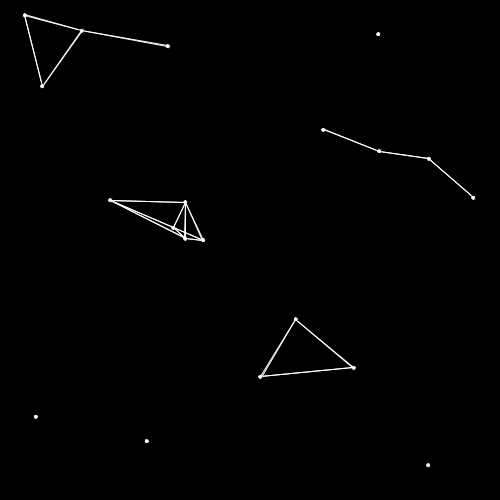
Frame 1 (no input)
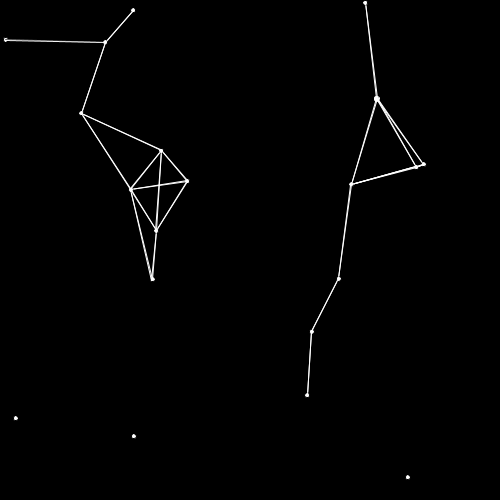
Frame 60 (the mouse pressed at the canvas centre just before this capture)
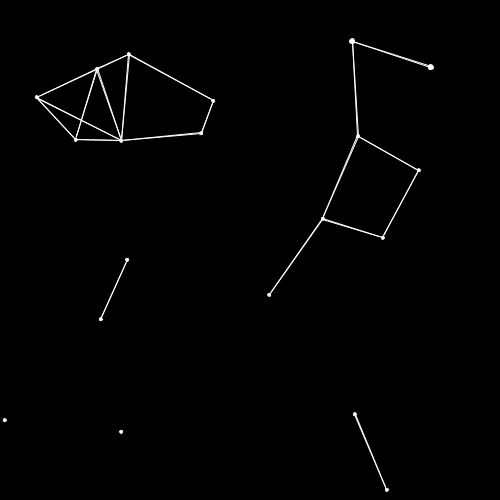
Frame 120 (the mouse held since frame 60 and released just before this capture)

The Processing sketch that drew these frames (run headless with seeded random() and noise(); from frame 60 on, the mouse is pressed at the canvas centre):

// Processing sketch: Week03_5_near_line_color
// ── Week03_5_near_line_color.pde
void setup(){
  size(500,500);
  for(int i=0;i<N;i++){
   x[i] = random(500);
   y[i] = random(500);
   dx[i] =random(-1,+1);
   dy[i]= random(-1,+1);
  //dx = random(-1,+1); //亂數往哪裡跑
  //dy = random(-1,+1); //亂數往哪裡跑
  }
}
int N = 40;
float [] x = new float[N];///float x=250,y=250;
float [] y = new float[N];
float [] dx= new float[N];///float dx=1,dy=1;
float [] dy= new float[N];

void draw(){
  background(0);
  for(int i=0; i<20;i++){
  ellipse(x[i],y[i],5,5);
    for(int k=0;k<20;k++){
    float d = dist(x[i],y[i],x[k],y[k]);
    stroke(255*(100-d));
    if(d<100)
      line(x[i],y[i],x[k],y[k]);
  }
  x[i] += dx[i];
  y[i] += dy[i];
  if(x[i]<0 || x[i]>500) dx[i] = -dx[i];
  if(y[i]<0 || y[i]>500) dy[i] = -dy[i];
  }
}
